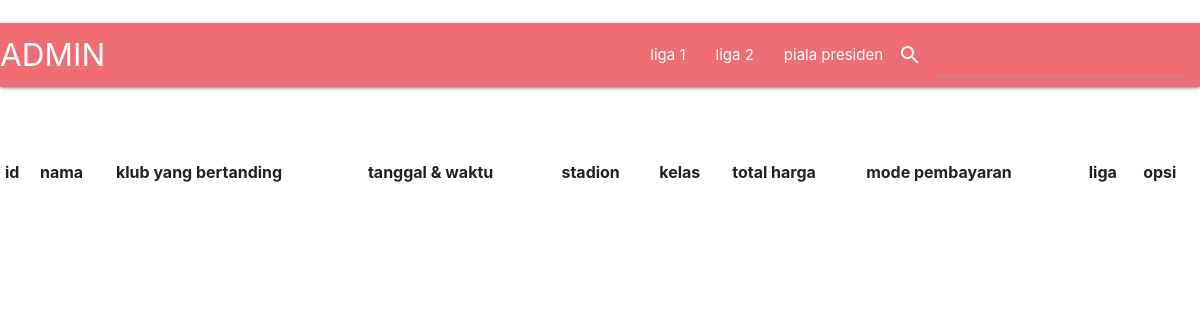
The app's page /cari2.php, older data.
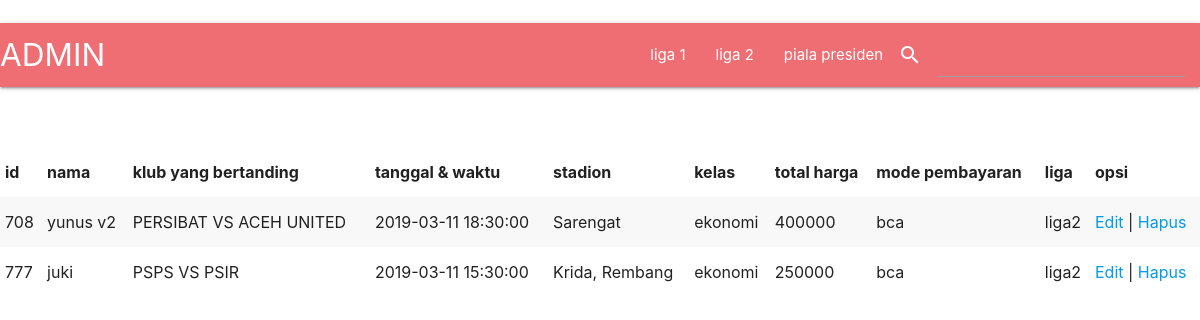
The same page, newer data.
### tables this page shows
CREATE TABLE `pemesanan` (
  `id` char(16) NOT NULL,
  `nama` varchar(100) NOT NULL,
  `klub_b` varchar(100) NOT NULL,
  `tanggal` datetime NOT NULL,
  `stadion` varchar(100) NOT NULL,
  `kelas` varchar(20) NOT NULL,
  `total` varchar(100) NOT NULL,
  `pembayaran` varchar(20) NOT NULL,
  `liga` varchar(100) NOT NULL
);

### cari2.php (the view, shortened to what this page needs)
<?php include 'koneksi.php';
$key = $_POST['cari'];
$result =mysqli_query($koneksi, "SELECT * FROM pemesanan WHERE nama LIKE '%$key%' AND liga='liga2'");
?>
<!DOCTYPE html>
<html>
<link rel="stylesheet"href="https://cdnjs.cloudflare.com/ajax/libs/materialize/1.0.0/css/materialize.min.css">
<head>
</head>
<body>
<form method="post" action="cari2.php">
 <nav>
    <div class="nav-wrapper">
      <a href="halaman_admin.php" class="brand-logo">ADMIN</a>
      <ul id="nav-mobile" class="right hide-on-med-and-down">
        <li><a href="halaman_admin1.php">liga 1</a></li>&emsp;
        <li><a href="halaman_admin2.php">liga 2</a></li>
        <li><a href="halaman_admin3.php">piala presiden</a></li>
        <i class="small material-icons left" >search</i>
         <li class="input-field"><input type="text" name="cari" required>
         </li>
      </ul>
    </div>
  </nav>
</form></br></br>
    <table class="striped">
    <thead>
    <tr>
        <th>id</th>
        <th>nama</th>
        <th>klub yang bertanding</th>
        <th>tanggal & waktu</th>
        <th>stadion</th>
        <th>kelas</th>
        <th>total harga</th>
        <th>mode pembayaran</th>
        <th>liga</th>
        <th>opsi</th>
    </tr>
    </thead>
    <tbody>
 		<?php
		while($data = mysqli_fetch_array($result)) {
				echo "<tr>";
            echo "<td>".$data['id']."</td>";
            echo "<td>".$data['nama']."</td>";
            echo "<td>".$data['klub_b']."</td>";
            echo "<td>".$data['tanggal']."</td>";
            echo "<td>".$data['stadion']."</td>";
            echo "<td>".$data['kelas']."</td>";
            echo "<td>".$data['total']."</td>";
            echo "<td>".$data['pembayaran']."</td>";
            echo "<td>".$data['liga']."</td>";
            echo "<td>";
            echo "<a href='edit_admin.php?id=".$data['id']."'>Edit</a> | ";
            echo "<a href='hapus.php?id=".$data['id']."'>Hapus</a>";
            echo "</td>";
            echo "</tr>";
			}
		?>
	</table>
                    </div></div></div></div></section></body></html>

Row changes from the older to the newer data that the page shows:
added pemesanan: id "708", nama "yunus v2", klub_b "PERSIBAT VS ACEH UNITED", tanggal "2019-03-11 18:30:00", stadion "Sarengat", kelas "ekonomi", total "400000", pembayaran "bca", liga "liga2"
added pemesanan: id "777", nama "juki", klub_b "PSPS VS PSIR", tanggal "2019-03-11 15:30:00", stadion "Krida, Rembang", kelas "ekonomi", total "250000", pembayaran "bca", liga "liga2"
